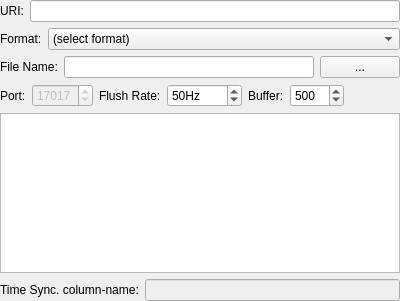
<?xml version="1.0" encoding="UTF-8"?>
<ui version="4.0">
 <class>DataStreamOpt</class>
 <widget class="QWidget" name="DataStreamOpt">
  <property name="geometry">
   <rect>
    <x>0</x>
    <y>0</y>
    <width>400</width>
    <height>301</height>
   </rect>
  </property>
  <property name="windowTitle">
   <string>Data Stream Options</string>
  </property>
  <layout class="QVBoxLayout" name="verticalLayout">
   <property name="margin">
    <number>0</number>
   </property>
   <item>
    <widget class="QWidget" name="widget_1" native="true">
     <layout class="QHBoxLayout" name="horizontalLayout_2">
      <property name="margin">
       <number>0</number>
      </property>
      <item>
       <widget class="QLabel" name="URI_label">
        <property name="text">
         <string>URI:</string>
        </property>
       </widget>
      </item>
      <item>
       <widget class="QLineEdit" name="URI_edit"/>
      </item>
     </layout>
    </widget>
   </item>
   <item>
    <widget class="QWidget" name="widget_2" native="true">
     <layout class="QHBoxLayout" name="horizontalLayout">
      <property name="margin">
       <number>0</number>
      </property>
      <item>
       <widget class="QLabel" name="Format_label">
        <property name="text">
         <string>Format:</string>
        </property>
       </widget>
      </item>
      <item>
       <widget class="QComboBox" name="Format_combo">
        <property name="sizePolicy">
         <sizepolicy hsizetype="Expanding" vsizetype="Fixed">
          <horstretch>0</horstretch>
          <verstretch>0</verstretch>
         </sizepolicy>
        </property>
        <item>
         <property name="text">
          <string>(select format)</string>
         </property>
        </item>
        <item>
         <property name="text">
          <string>Binary data file</string>
         </property>
        </item>
        <item>
         <property name="text">
          <string>Space-separated file (.ssv)</string>
         </property>
        </item>
        <item>
         <property name="text">
          <string>Comma-separated file (.csv)</string>
         </property>
        </item>
        <item>
         <property name="text">
          <string>Tab-separated file (.tsv)</string>
         </property>
        </item>
        <item>
         <property name="text">
          <string>TCP/IP stream</string>
         </property>
        </item>
        <item>
         <property name="text">
          <string>UDP/IP stream</string>
         </property>
        </item>
        <item>
         <property name="text">
          <string>Raw UDP/IP stream (connectionless)</string>
         </property>
        </item>
       </widget>
      </item>
     </layout>
    </widget>
   </item>
   <item>
    <widget class="QWidget" name="widget_3" native="true">
     <layout class="QHBoxLayout" name="horizontalLayout_3">
      <property name="margin">
       <number>0</number>
      </property>
      <item>
       <widget class="QLabel" name="Filename_label">
        <property name="text">
         <string>File Name:</string>
        </property>
       </widget>
      </item>
      <item>
       <widget class="QLineEdit" name="Filename_edit"/>
      </item>
      <item>
       <widget class="QPushButton" name="Filename_button">
        <property name="text">
         <string>...</string>
        </property>
       </widget>
      </item>
     </layout>
    </widget>
   </item>
   <item>
    <widget class="QWidget" name="widget_4" native="true">
     <layout class="QHBoxLayout" name="horizontalLayout_4">
      <property name="margin">
       <number>0</number>
      </property>
      <item>
       <widget class="QLabel" name="Port_label">
        <property name="text">
         <string>Port:</string>
        </property>
       </widget>
      </item>
      <item>
       <widget class="QSpinBox" name="Port_spin">
        <property name="enabled">
         <bool>false</bool>
        </property>
        <property name="sizePolicy">
         <sizepolicy hsizetype="Maximum" vsizetype="Fixed">
          <horstretch>0</horstretch>
          <verstretch>0</verstretch>
         </sizepolicy>
        </property>
        <property name="maximum">
         <number>65535</number>
        </property>
        <property name="value">
         <number>17017</number>
        </property>
       </widget>
      </item>
      <item>
       <widget class="QLabel" name="Freq_label">
        <property name="text">
         <string>Flush Rate:</string>
        </property>
       </widget>
      </item>
      <item>
       <widget class="QSpinBox" name="Freq_spin">
        <property name="suffix">
         <string>Hz</string>
        </property>
        <property name="maximum">
         <number>10000</number>
        </property>
        <property name="singleStep">
         <number>10</number>
        </property>
        <property name="value">
         <number>50</number>
        </property>
       </widget>
      </item>
      <item>
       <widget class="QLabel" name="Buffer_label">
        <property name="text">
         <string>Buffer:</string>
        </property>
       </widget>
      </item>
      <item>
       <widget class="QSpinBox" name="Buffer_spin">
        <property name="suffix">
         <string/>
        </property>
        <property name="maximum">
         <number>4096</number>
        </property>
        <property name="singleStep">
         <number>32</number>
        </property>
        <property name="value">
         <number>500</number>
        </property>
       </widget>
      </item>
      <item>
       <spacer name="horizontalSpacer">
        <property name="orientation">
         <enum>Qt::Horizontal</enum>
        </property>
        <property name="sizeHint" stdset="0">
         <size>
          <width>40</width>
          <height>20</height>
         </size>
        </property>
       </spacer>
      </item>
     </layout>
    </widget>
   </item>
   <item>
    <widget class="QPlainTextEdit" name="Columns_edit"/>
   </item>
   <item>
    <widget class="QWidget" name="widget_5" native="true">
     <layout class="QHBoxLayout" name="horizontalLayout_5">
      <property name="margin">
       <number>0</number>
      </property>
      <item>
       <widget class="QLabel" name="TimeSync_label">
        <property name="text">
         <string>Time Sync. column-name:</string>
        </property>
       </widget>
      </item>
      <item>
       <widget class="QLineEdit" name="TimeSync_edit">
        <property name="enabled">
         <bool>false</bool>
        </property>
       </widget>
      </item>
     </layout>
    </widget>
   </item>
  </layout>
  <action name="actionUpdateURI">
   <property name="text">
    <string>UpdateURI</string>
   </property>
   <property name="toolTip">
    <string>UpdateURI</string>
   </property>
  </action>
 </widget>
 <resources/>
 <connections>
  <connection>
   <sender>Filename_edit</sender>
   <signal>textChanged(QString)</signal>
   <receiver>actionUpdateURI</receiver>
   <slot>trigger()</slot>
   <hints>
    <hint type="sourcelabel">
     <x>211</x>
     <y>66</y>
    </hint>
    <hint type="destinationlabel">
     <x>-1</x>
     <y>-1</y>
    </hint>
   </hints>
  </connection>
  <connection>
   <sender>Format_combo</sender>
   <signal>currentIndexChanged(int)</signal>
   <receiver>actionUpdateURI</receiver>
   <slot>trigger()</slot>
   <hints>
    <hint type="sourcelabel">
     <x>223</x>
     <y>38</y>
    </hint>
    <hint type="destinationlabel">
     <x>-1</x>
     <y>-1</y>
    </hint>
   </hints>
  </connection>
  <connection>
   <sender>Freq_spin</sender>
   <signal>valueChanged(int)</signal>
   <receiver>actionUpdateURI</receiver>
   <slot>trigger()</slot>
   <hints>
    <hint type="sourcelabel">
     <x>199</x>
     <y>94</y>
    </hint>
    <hint type="destinationlabel">
     <x>-1</x>
     <y>-1</y>
    </hint>
   </hints>
  </connection>
  <connection>
   <sender>Port_spin</sender>
   <signal>valueChanged(int)</signal>
   <receiver>actionUpdateURI</receiver>
   <slot>trigger()</slot>
   <hints>
    <hint type="sourcelabel">
     <x>62</x>
     <y>94</y>
    </hint>
    <hint type="destinationlabel">
     <x>-1</x>
     <y>-1</y>
    </hint>
   </hints>
  </connection>
  <connection>
   <sender>Buffer_spin</sender>
   <signal>valueChanged(int)</signal>
   <receiver>actionUpdateURI</receiver>
   <slot>trigger()</slot>
   <hints>
    <hint type="sourcelabel">
     <x>311</x>
     <y>94</y>
    </hint>
    <hint type="destinationlabel">
     <x>-1</x>
     <y>-1</y>
    </hint>
   </hints>
  </connection>
  <connection>
   <sender>TimeSync_edit</sender>
   <signal>textChanged(QString)</signal>
   <receiver>actionUpdateURI</receiver>
   <slot>trigger()</slot>
   <hints>
    <hint type="sourcelabel">
     <x>270</x>
     <y>289</y>
    </hint>
    <hint type="destinationlabel">
     <x>-1</x>
     <y>-1</y>
    </hint>
   </hints>
  </connection>
 </connections>
</ui>
